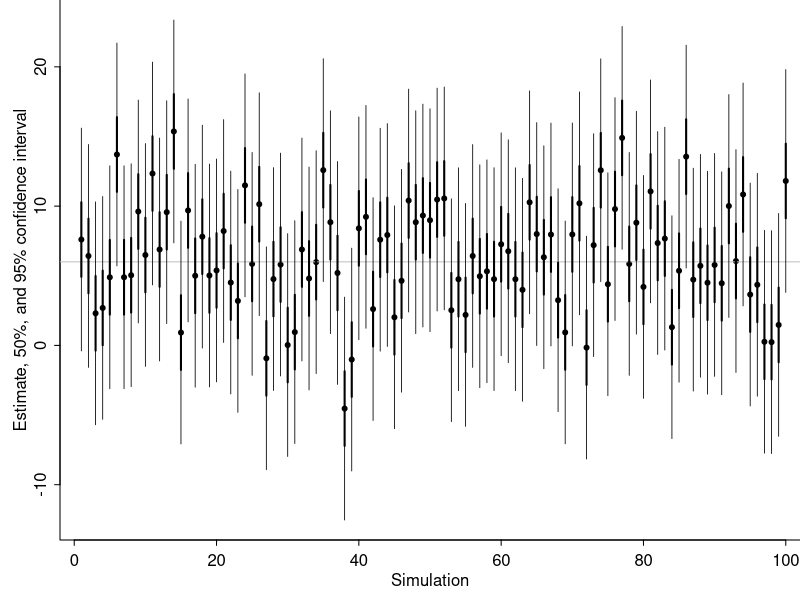

R code for this plot:
## ---- chunk 1
knitr::opts_chunk$set(message=FALSE, error=FALSE, warning=FALSE, comment=NA)
# switch this to TRUE to save figures in separate files
savefigs <- FALSE

## ---- chunk 2
n_rep <- 100
est <- rep(NA, n_rep)
conf <- array(NA, c(n_rep, 4))
mu <- 6
sigma <- 4
for (i in 1:n_rep){
  y <- rnorm(1, mu, sigma)
  est[i] <- y
  conf[i,] <- y + c(-2, -.67, .67, 2) * sigma
}
## ---- chunk 3
par(mar=c(3,3,0,0), mgp=c(1.5,.5,0), tck=-.01)
plot(c(-2, n_rep+2), range(conf), bty="l", xlab="Simulation", ylab="Estimate, 50%, and 95% confidence interval", xaxs="i", yaxt="n", type="n")
axis(2, seq(-10,20,10))
points(1:n_rep, est, pch=20)
abline(mu, 0, col="gray")
for (i in 1:n_rep){
  lines(c(i,i), conf[i,c(1,4)], lwd=.8)
  lines(c(i,i), conf[i,c(2,3)], lwd=2)
}
